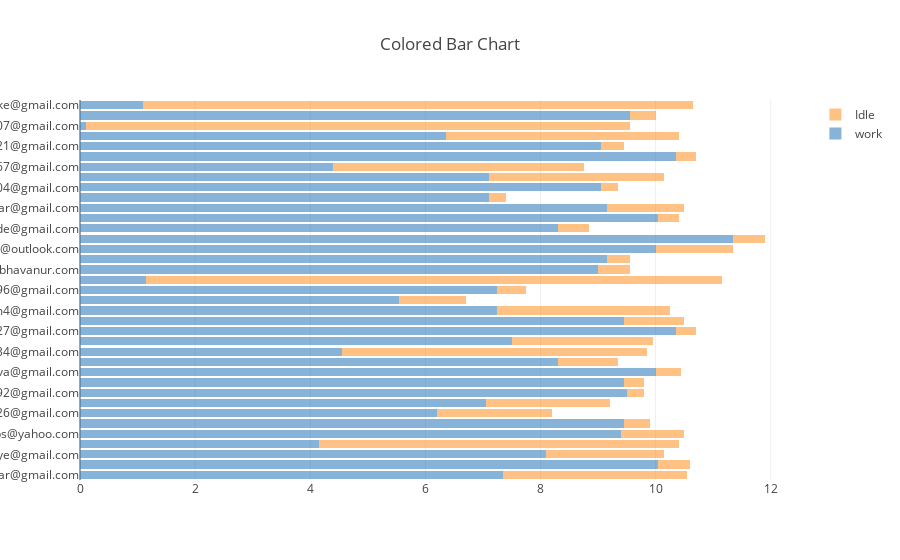

Here is the notebook cell this chart was saved with:
### Code cell
val data = Seq(trace4, trace5)

val layout = Layout(
  title = "Colored Bar Chart",
  barmode = BarMode.Stack
)

plot(data, layout)

### Figure 1 — Plotly figure (JSON) as saved in the notebook; plotly's stock layout.template omitted (floating-point values rounded to 4 significant figures)
{"data": [{"x": [7.35, 10.05, 8.1, 4.15, 9.4, 9.45, 6.2, 7.05, 9.5, 9.45, 10, 8.3, 4.55, 7.5, 10.35, 9.45, 7.25, 5.55, 7.25, 1.15, 9, 9.15, 10, 11.35, 8.3, 10.05, 9.15, 7.1, 9.05, 7.1, 4.4, 10.35, 9.05, 6.35, 0.1, 9.55, 1.1], "name": "work", "y": ["giridhardandikwar@gmail.com", "umangsontakke70@gmail.com", "indrajeetgajbhiye@gmail.com", "adikumar2514@gmail.com", "dileep.bs@yahoo.com", "puruissimple@gmail.com", "nehapalekar026@gmail.com", "er.mukulvij96@gmail.com", "surajwarbhuvan192@gmail.com", "grmule018@gmail.com", "shelkeva@gmail.com", "tekina.makin@gmail.com", "sushantpatwari1234@gmail.com", "sharlawar77@gmail.com", "rohitsarate1027@gmail.com", "kaleshwetaanil@gmail.com", "farooqbassam4@gmail.com", "rawatabhishek2012@gmail.com", "ruchikachile301996@gmail.com", "aheteshams007@gmail.com", "vijaykumarbhavanur.com", "polelaxman001@gmail.com", "iamnzm@outlook.com", "you@example.com", "akshay.skawde@gmail.com", "vishnu23kumar@gmail.com", "kalyani24deobhankar@gmail.com", "damodharn21@gmail.com", "priyankagandhi2504@gmail.com", "venkatesh.er2@gmail.com", "umang.jain567@gmail.com", "sarikabarge111@gmail.com", "bhagyashrichalke21@gmail.com", "pramodmane58@gmail.com", "singladivanshu007@gmail.com", "mishrasushil889@gmail.com", "vaibhavkhadke@gmail.com"], "marker": {"color": "rgba(55, 128, 191, 0.6)", "width": 1}, "orientation": "h", "type": "bar"}, {"x": [3.2, 0.55, 2.05, 6.25, 1.1, 0.45, 2, 2.15, 0.3, 0.35, 0.45, 1.05, 5.3, 2.45, 0.35, 1.05, 3, 1.15, 0.5, 10, 0.55, 0.4, 1.35, 0.55, 0.55, 0.35, 1.35, 0.3, 0.3, 3.05, 4.35, 0.35, 0.4, 4.05, 9.45, 0.45, 9.55], "name": "Idle", "y": ["giridhardandikwar@gmail.com", "umangsontakke70@gmail.com", "indrajeetgajbhiye@gmail.com", "adikumar2514@gmail.com", "dileep.bs@yahoo.com", "puruissimple@gmail.com", "nehapalekar026@gmail.com", "er.mukulvij96@gmail.com", "surajwarbhuvan192@gmail.com", "grmule018@gmail.com", "shelkeva@gmail.com", "tekina.makin@gmail.com", "sushantpatwari1234@gmail.com", "sharlawar77@gmail.com", "rohitsarate1027@gmail.com", "kaleshwetaanil@gmail.com", "farooqbassam4@gmail.com", "rawatabhishek2012@gmail.com", "ruchikachile301996@gmail.com", "aheteshams007@gmail.com", "vijaykumarbhavanur.com", "polelaxman001@gmail.com", "iamnzm@outlook.com", "you@example.com", "akshay.skawde@gmail.com", "vishnu23kumar@gmail.com", "kalyani24deobhankar@gmail.com", "damodharn21@gmail.com", "priyankagandhi2504@gmail.com", "venkatesh.er2@gmail.com", "umang.jain567@gmail.com", "sarikabarge111@gmail.com", "bhagyashrichalke21@gmail.com", "pramodmane58@gmail.com", "singladivanshu007@gmail.com", "mishrasushil889@gmail.com", "vaibhavkhadke@gmail.com"], "marker": {"color": "rgba(255, 153, 51, 0.6)", "width": 1}, "orientation": "h", "type": "bar"}], "layout": {"barmode": "stack", "title": {"text": "Colored Bar Chart"}, "xaxis": {"type": "linear", "range": [0, 12.53], "autorange": true}, "yaxis": {"type": "category", "range": [-0.5, 36.5], "autorange": true}, "autosize": true}}
